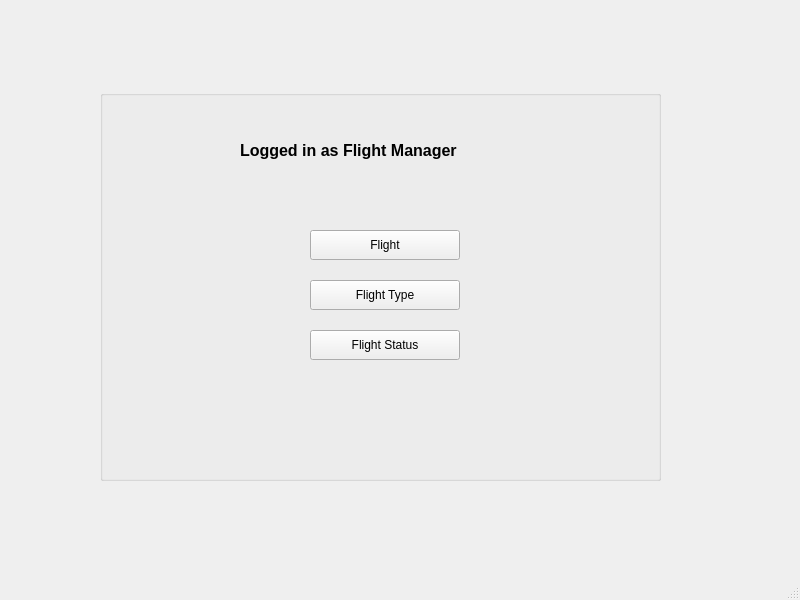
<?xml version="1.0" encoding="UTF-8"?>
<ui version="4.0">
 <class>MainWindow</class>
 <widget class="QMainWindow" name="MainWindow">
  <property name="geometry">
   <rect>
    <x>0</x>
    <y>0</y>
    <width>800</width>
    <height>600</height>
   </rect>
  </property>
  <property name="windowTitle">
   <string>FlightManager</string>
  </property>
  <widget class="QWidget" name="centralwidget">
   <widget class="QGroupBox" name="groupBox">
    <property name="geometry">
     <rect>
      <x>100</x>
      <y>90</y>
      <width>561</width>
      <height>391</height>
     </rect>
    </property>
    <property name="font">
     <font>
      <pointsize>9</pointsize>
     </font>
    </property>
    <property name="title">
     <string/>
    </property>
    <widget class="QPushButton" name="flightBtn">
     <property name="geometry">
      <rect>
       <x>210</x>
       <y>140</y>
       <width>150</width>
       <height>30</height>
      </rect>
     </property>
     <property name="text">
      <string>Flight</string>
     </property>
    </widget>
    <widget class="QPushButton" name="flightTypeBtn">
     <property name="geometry">
      <rect>
       <x>210</x>
       <y>190</y>
       <width>150</width>
       <height>30</height>
      </rect>
     </property>
     <property name="text">
      <string>Flight Type</string>
     </property>
    </widget>
    <widget class="QLabel" name="label">
     <property name="geometry">
      <rect>
       <x>140</x>
       <y>40</y>
       <width>351</width>
       <height>41</height>
      </rect>
     </property>
     <property name="font">
      <font>
       <pointsize>12</pointsize>
       <weight>75</weight>
       <bold>true</bold>
      </font>
     </property>
     <property name="text">
      <string>Logged in as Flight Manager</string>
     </property>
    </widget>
    <widget class="QPushButton" name="flightStatusBtn">
     <property name="geometry">
      <rect>
       <x>210</x>
       <y>240</y>
       <width>150</width>
       <height>30</height>
      </rect>
     </property>
     <property name="text">
      <string>Flight Status</string>
     </property>
    </widget>
   </widget>
  </widget>
  <widget class="QMenuBar" name="menubar">
   <property name="geometry">
    <rect>
     <x>0</x>
     <y>0</y>
     <width>800</width>
     <height>26</height>
    </rect>
   </property>
  </widget>
  <widget class="QStatusBar" name="statusbar"/>
 </widget>
 <resources/>
 <connections/>
</ui>
